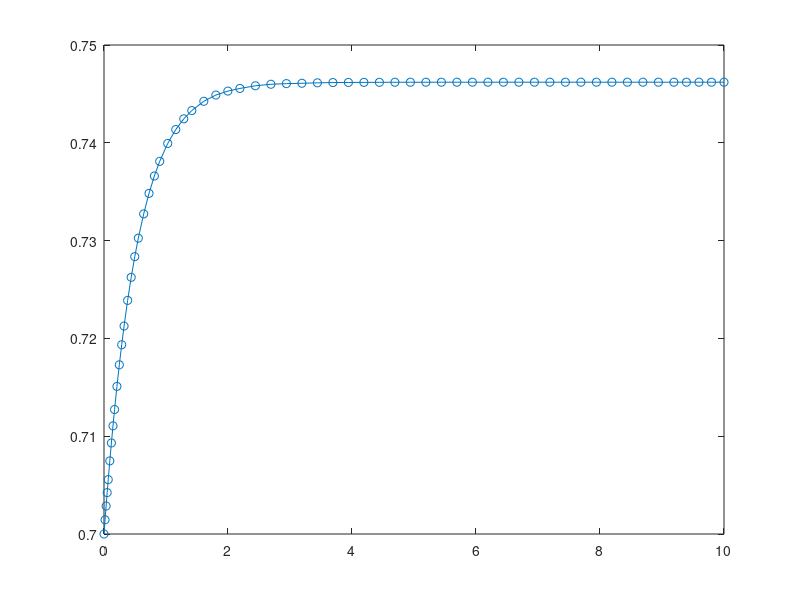

Source code (MATLAB):
% Initial conditions are 2000 ants, 70% of which are active
activeForagers = 1400;
inactiveForagers = 600;
% a is the density of active foragers
%a = activeForagers / (activeForagers + inactiveForagers);
mu = 0.679592;
%k = 62.6;
%k = 5;
k = (6 + 1.77148446) / 2;
%k = 1.77148446;
beta = 0.689091;

tspan = [0 10]
a0 = 0.7

[t, y] = ode45(@(t, a) -(mu * a) + (beta * k * a) - (beta * k * a^2), tspan, a0);

plot(t, y, '-o')

%rate = -(mu * a) + (beta * k * a) - (beta * k * a^2)

%syms a(t)

%ode = diff(a, t) == -(mu * a) + (beta * k * a) - (beta * k * a^2)
%ode = diff(a, t) == (43.1370966*a) - (43.1370966*a^2) - (0.679592*a)
%ySol(t) = dsolve(ode)

%cond = a(0) == 0.7;

%ySol(t) = dsolve(ode, cond)

%ySol(7)

%-(mu * a) + (beta * k * a) - (beta * k * a * a)
%expr = -(mu * x) + (beta * k * x) - (beta * k * x^2)

%in

